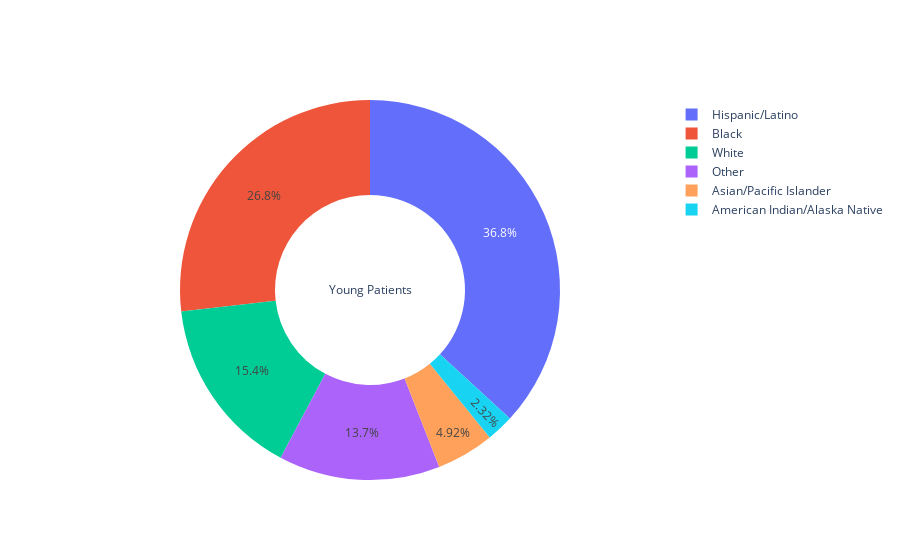

Notebook cell for this chart:
### Code cell
labels = df1_young['Secondary Strata Name']
values = df1_young['Percent']
fig = go.Figure(data=[go.Pie(labels=labels, values=values, title='Young Patients', hole=0.5)])
fig.show()

### Figure 1 — Plotly figure (JSON) as saved in the notebook; plotly's stock layout.template omitted (floating-point values rounded to 4 significant figures)
{"data": [{"hole": 0.5, "labels": ["White", "Black", "Hispanic/Latino", "Asian/Pacific Islander", "American Indian/Alaska Native", "Other"], "title": {"text": "Young Patients"}, "type": "pie", "values": [16.6, 28.9, 39.7, 5.3, 2.5, 14.8]}], "layout": {}}
